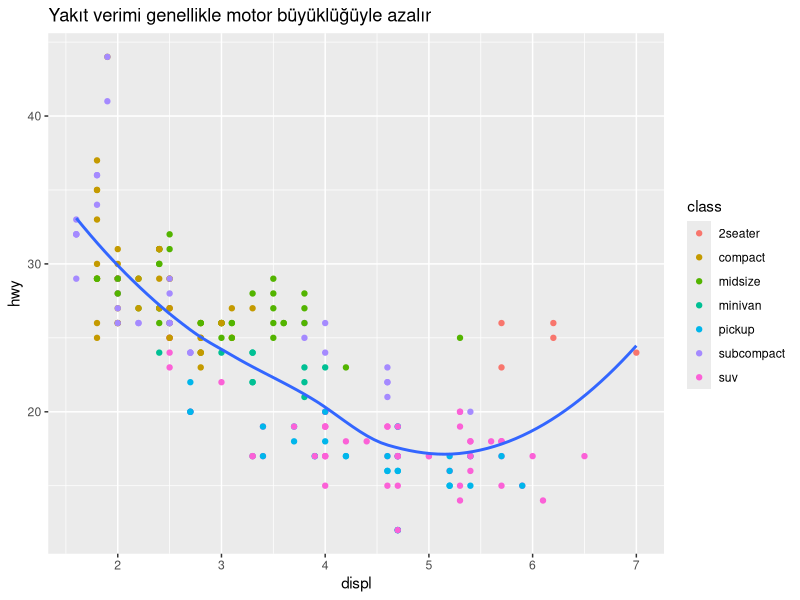
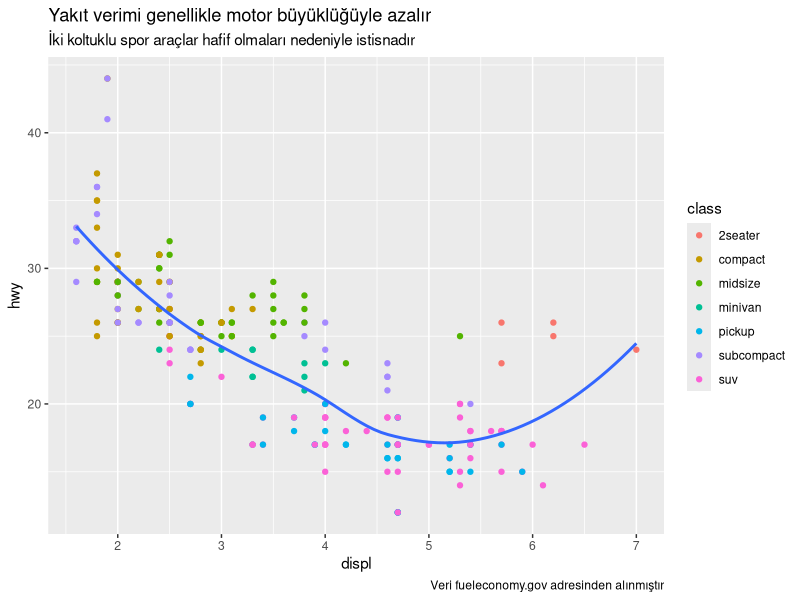
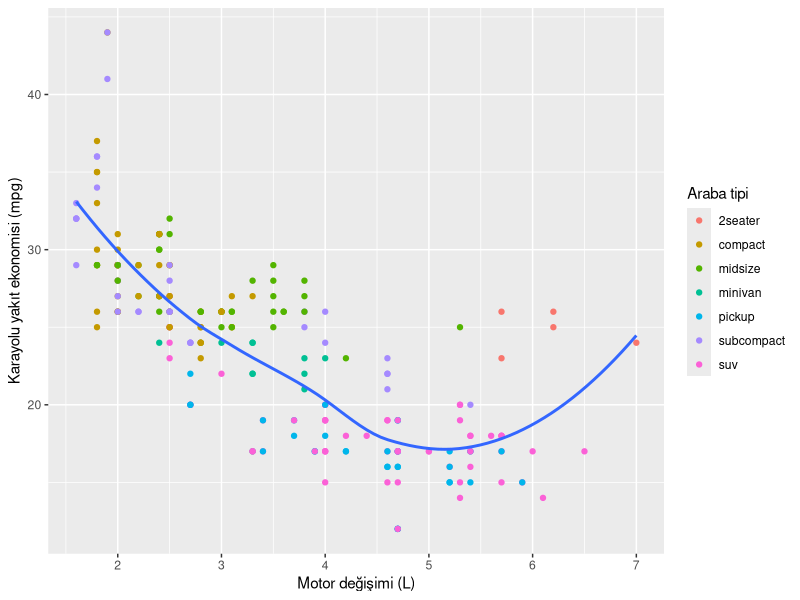
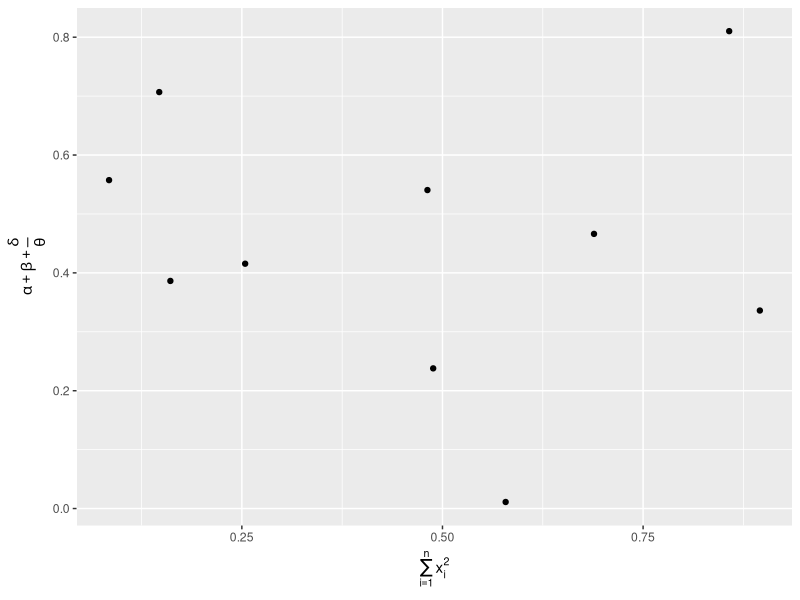
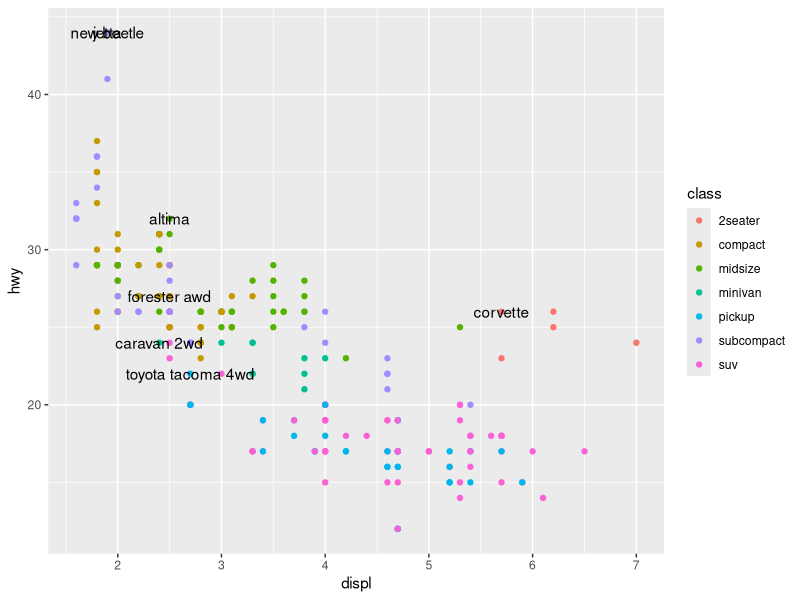
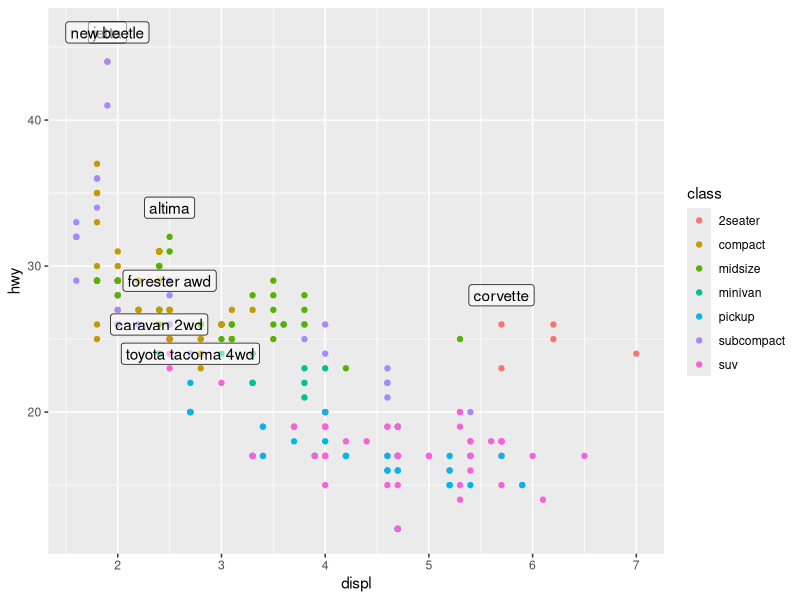
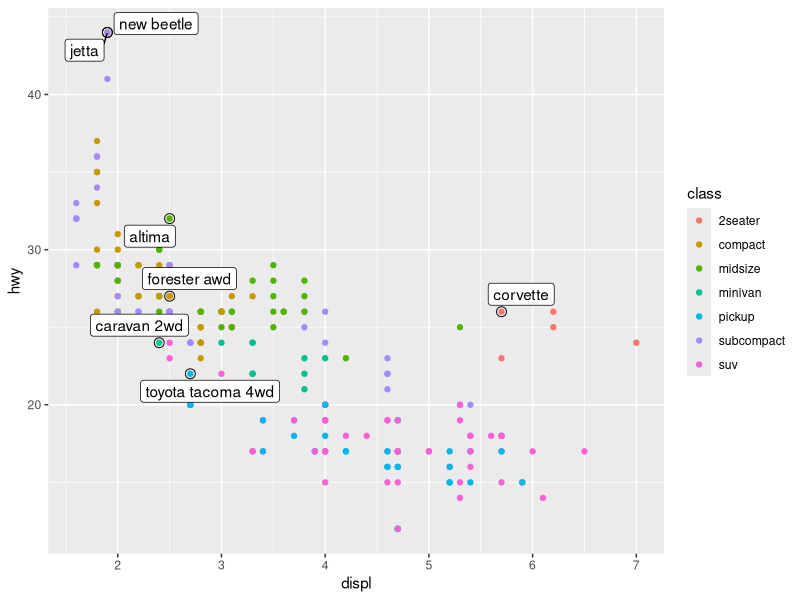
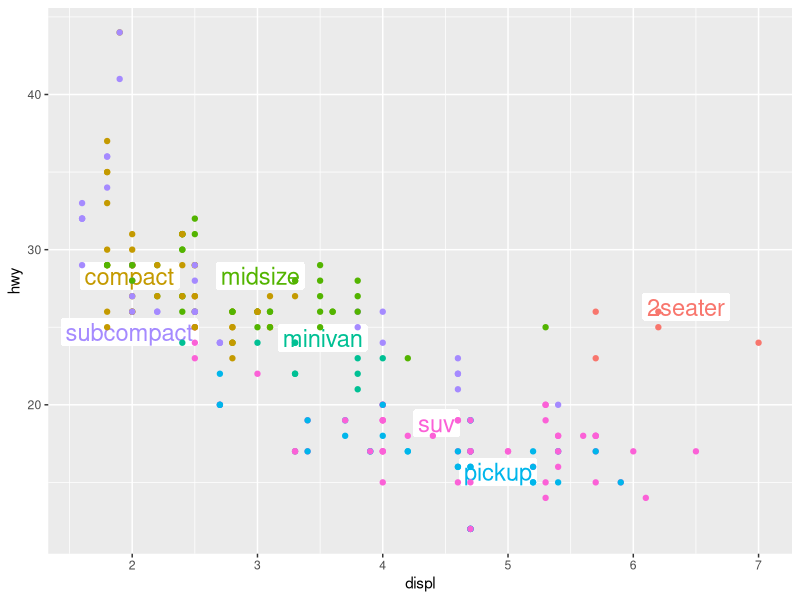

The R script that drew these images, in order: (Note: this script raises an error after producing the figures.)
## ---- chunk 1
library(tidyverse)
## ---- chunk 2
ggplot(mpg, aes(displ, hwy)) +
  geom_point(aes(color = class)) +
  geom_smooth(se = FALSE) +
  labs(title = "Yakıt verimi genellikle motor büyüklüğüyle azalır")
## ---- chunk 3
ggplot(mpg, aes(displ, hwy)) +
  geom_point(aes(color = class)) +
  geom_smooth(se = FALSE) +
  labs(
    title = "Yakıt verimi genellikle motor büyüklüğüyle azalır",
    subtitle = "İki koltuklu spor araçlar hafif olmaları nedeniyle istisnadır",
    caption = "Veri fueleconomy.gov adresinden alınmıştır"
  )
## ---- chunk 4
ggplot(mpg, aes(displ, hwy)) +
  geom_point(aes(colour = class)) +
  geom_smooth(se = FALSE) +
  labs(
    x = "Motor değişimi (L)",
    y = "Karayolu yakıt ekonomisi (mpg)",
    colour = "Araba tipi"
  )
## ---- chunk 5
df <- tibble(
  x = runif(10),
  y = runif(10)
)
ggplot(df, aes(x, y)) +
  geom_point() +
  labs(
    x = quote(sum(x[i] ^ 2, i == 1, n)),
    y = quote(alpha + beta + frac(delta, theta))
  )
## ---- chunk 6
best_in_class <- mpg %>%
  group_by(class) %>%
  filter(row_number(desc(hwy)) == 1)

ggplot(mpg, aes(displ, hwy)) +
  geom_point(aes(colour = class)) +
  geom_text(aes(label = model), data = best_in_class)
## ---- chunk 7
ggplot(mpg, aes(displ, hwy)) +
  geom_point(aes(colour = class)) +
  geom_label(aes(label = model), data = best_in_class, nudge_y = 2, alpha = 0.5)
## ---- chunk 8
ggplot(mpg, aes(displ, hwy)) +
  geom_point(aes(colour = class)) +
  geom_point(size = 3, shape = 1, data = best_in_class) +
  ggrepel::geom_label_repel(aes(label = model), data = best_in_class)
## ---- chunk 9
class_avg <- mpg %>%
  group_by(class) %>%
  summarise(
    displ = median(displ),
    hwy = median(hwy)
  )

ggplot(mpg, aes(displ, hwy, colour = class)) +
  ggrepel::geom_label_repel(aes(label = class),
    data = class_avg,
    size = 6,
    label.size = 0,
    segment.color = NA
  ) +
  geom_point() +
  theme(legend.position = "none")
## ---- chunk 10
label <- mpg %>%
  summarise(
    displ = max(displ),
    hwy = max(hwy),
    label = "Increasing engine size is \nrelated to decreasing fuel economy."
  )

ggplot(mpg, aes(displ, hwy)) +
  geom_point() +
  geom_text(aes(label = label), data = label, vjust = "top", hjust = "right")
## ---- chunk 11
label <- tibble(
  displ = Inf,
  hwy = Inf,
  label = "Increasing engine size is \nrelated to decreasing fuel economy."
)

ggplot(mpg, aes(displ, hwy)) +
  geom_point() +
  geom_text(aes(label = label), data = label, vjust = "top", hjust = "right")
## ---- chunk 12
"Artan motor büyüklüğü azalan yakıt ekonomisiyle ilgilidir." %>%
  stringr::str_wrap(width = 40) %>%
  writeLines()
## ---- chunk 13
vjust <- c(bottom = 0, center = 0.5, top = 1)
hjust <- c(left = 0, center = 0.5, right = 1)

df <- tidyr::crossing(hj = names(hjust), vj = names(vjust)) %>%
  mutate(
    y = vjust[vj],
    x = hjust[hj],
    label = paste0("hjust = '", hj, "'\n", "vjust = '", vj, "'")
  )

ggplot(df, aes(x, y)) +
  geom_point(colour = "grey70", size = 5) +
  geom_point(size = 0.5, colour = "red") +
  geom_text(aes(label = label, hjust = hj, vjust = vj), size = 4) +
  labs(x = NULL, y = NULL) 
## ---- chunk 14
ggplot(mpg, aes(displ, hwy)) +
  geom_point(aes(colour = class))
## ---- chunk 15
ggplot(mpg, aes(displ, hwy)) +
  geom_point(aes(colour = class)) +
  scale_x_continuous() +
  scale_y_continuous() +
  scale_colour_discrete()
## ---- chunk 16
ggplot(mpg, aes(displ, hwy)) +
  geom_point() +
  scale_y_continuous(breaks = seq(15, 40, by = 5))
## ---- chunk 17
ggplot(mpg, aes(displ, hwy)) +
  geom_point() +
  scale_x_continuous(labels = NULL) +
  scale_y_continuous(labels = NULL)
## ---- chunk 18
presidential %>%
  mutate(id = 33 + row_number()) %>%
  ggplot(aes(start, id)) +
    geom_point() +
    geom_segment(aes(xend = end, yend = id)) +
    scale_x_date(NULL, breaks = presidential$start, date_labels = "'%y")
## ---- chunk 19
base <- ggplot(mpg, aes(displ, hwy)) +
  geom_point(aes(colour = class))

base + theme(legend.position = "left")
base + theme(legend.position = "top")
base + theme(legend.position = "bottom")
base + theme(legend.position = "right") # the default
## ---- chunk 20
ggplot(mpg, aes(displ, hwy)) +
  geom_point(aes(colour = class)) +
  geom_smooth(se = FALSE) +
  theme(legend.position = "bottom") +
  guides(colour = guide_legend(nrow = 1, override.aes = list(size = 4)))
## ---- chunk 21
ggplot(diamonds, aes(carat, price)) +
  geom_bin2d()

ggplot(diamonds, aes(log10(carat), log10(price))) +
  geom_bin2d()
## ---- chunk 22
ggplot(diamonds, aes(carat, price)) +
  geom_bin2d() + 
  scale_x_log10() + 
  scale_y_log10()
## ---- chunk 23
ggplot(mpg, aes(displ, hwy)) +
  geom_point(aes(color = drv))

ggplot(mpg, aes(displ, hwy)) +
  geom_point(aes(color = drv)) +
  scale_colour_brewer(palette = "Set1")
## ---- chunk 24
ggplot(mpg, aes(displ, hwy)) +
  geom_point(aes(color = drv, shape = drv)) +
  scale_colour_brewer(palette = "Set1")
## ---- chunk 25
par(mar = c(0, 3, 0, 0))
RColorBrewer::display.brewer.all()
## ---- chunk 26
presidential %>%
  mutate(id = 33 + row_number()) %>%
  ggplot(aes(start, id, colour = party)) +
    geom_point() +
    geom_segment(aes(xend = end, yend = id)) +
    scale_colour_manual(values = c(Republican = "red", Democratic = "blue"))
## ---- chunk 27
df <- tibble(
  x = rnorm(10000),
  y = rnorm(10000)
)
ggplot(df, aes(x, y)) +
  geom_hex() +
  coord_fixed()

ggplot(df, aes(x, y)) +
  geom_hex() +
  viridis::scale_fill_viridis() +
  coord_fixed()
## ---- chunk 28
    ggplot(df, aes(x, y)) +
      geom_hex() +
      scale_colour_gradient(low = "white", high = "red") +
      coord_fixed()
## ---- chunk 29
    ggplot(diamonds, aes(carat, price)) +
      geom_point(aes(colour = cut), alpha = 1/20)
## ---- chunk 30
ggplot(mpg, mapping = aes(displ, hwy)) +
  geom_point(aes(color = class)) +
  geom_smooth() +
  coord_cartesian(xlim = c(5, 7), ylim = c(10, 30))

mpg %>%
  filter(displ >= 5, displ <= 7, hwy >= 10, hwy <= 30) %>%
  ggplot(aes(displ, hwy)) +
  geom_point(aes(color = class)) +
  geom_smooth()
## ---- chunk 31
suv <- mpg %>% filter(class == "suv")
compact <- mpg %>% filter(class == "compact")

ggplot(suv, aes(displ, hwy, colour = drv)) +
  geom_point()

ggplot(compact, aes(displ, hwy, colour = drv)) +
  geom_point()
## ---- chunk 32
x_scale <- scale_x_continuous(limits = range(mpg$displ))
y_scale <- scale_y_continuous(limits = range(mpg$hwy))
col_scale <- scale_colour_discrete(limits = unique(mpg$drv))

ggplot(suv, aes(displ, hwy, colour = drv)) +
  geom_point() +
  x_scale +
  y_scale +
  col_scale

ggplot(compact, aes(displ, hwy, colour = drv)) +
  geom_point() +
  x_scale +
  y_scale +
  col_scale
## ---- chunk 33
ggplot(mpg, aes(displ, hwy)) +
  geom_point(aes(color = class)) +
  geom_smooth(se = FALSE) +
  theme_bw()
## ---- chunk 34
knitr::include_graphics("images/visualization-themes.png")
## ---- chunk 35
ggplot(mpg, aes(displ, hwy)) + geom_point()
ggsave("my-plot.pdf")
## ---- chunk 36
file.remove("my-plot.pdf")
## ---- chunk 37
plot <- ggplot(mpg, aes(displ, hwy)) + geom_point()
## ---- chunk 38
plot
## ---- chunk 39
plot
## ---- chunk 40
plot
